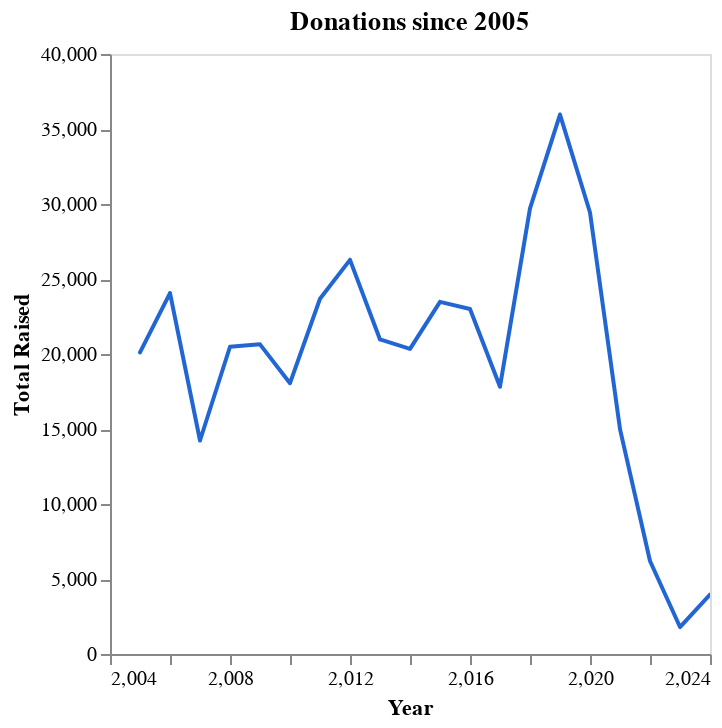

Here is the notebook cell this chart was saved with:
### Code cell
_dntk.DeepnoteChart(df_1, """{"layer":[{"layer":[{"mark":{"clip":true,"type":"trail","color":"#2266D3","tooltip":true},"encoding":{"x":{"axis":{"grid":false,"title":"Year"},"sort":null,"type":"quantitative","field":"year","scale":{"type":"linear","zero":false},"format":{"type":"default","decimals":null},"formatType":"numberFormatFromNumberType"},"y":{"axis":{"grid":false,"title":"Total Raised"},"sort":null,"type":"quantitative","field":"total_raised","scale":{"type":"linear","zero":false},"format":{"type":"default","decimals":null},"aggregate":"sum","formatType":"numberFormatFromNumberType"}}}]}],"title":"Donations since 2005","config":{"legend":{}},"$schema":"https://vega.github.io/schema/vega-lite/v5.json","encoding":{},"usermeta":{"tooltipDefaultMode":true}}""")

### Figure 1 — Vega-Lite specification as saved in the notebook (floating-point values rounded to 4 significant figures)
{"layer": [{"layer": [{"mark": {"clip": true, "type": "trail", "color": "#2266D3", "tooltip": true}, "encoding": {"x": {"axis": {"grid": false, "title": "Year"}, "sort": null, "type": "quantitative", "field": "year", "scale": {"type": "linear", "zero": false}, "format": {"type": "default", "decimals": null}, "formatType": "numberFormatFromNumberType"}, "y": {"axis": {"grid": false, "title": "Total Raised"}, "sort": null, "type": "quantitative", "field": "total_raised", "scale": {"type": "linear", "zero": false}, "format": {"type": "default", "decimals": null}, "aggregate": "sum", "formatType": "numberFormatFromNumberType"}}}]}], "title": "Donations since 2005", "config": {"legend": {}}, "$schema": "https://vega.github.io/schema/vega-lite/v5.json", "encoding": {}, "usermeta": {"tooltipDefaultMode": true}, "data": {"values": [{"year": 2024, "total_raised": 3964.0}, {"year": 2023, "total_raised": 1798.0}, {"year": 2022, "total_raised": 6202.0}, {"year": 2021, "total_raised": 15000.0}, {"year": 2020, "total_raised": 29440.0}, {"year": 2019, "total_raised": 35960.0}, {"year": 2018, "total_raised": 29710.0}, {"year": 2017, "total_raised": 17820.0}, {"year": 2016, "total_raised": 23000.0}, {"year": 2015, "total_raised": 23470.0}, {"year": 2014, "total_raised": 20340.0}, {"year": 2013, "total_raised": 20970.0}, {"year": 2012, "total_raised": 26280.0}, {"year": 2011, "total_raised": 23680.0}, {"year": 2010, "total_raised": 18060.0}, {"year": 2009, "total_raised": 20640.0}, {"year": 2008, "total_raised": 20480.0}, {"year": 2007, "total_raised": 14230.0}, {"year": 2006, "total_raised": 24060.0}, {"year": 2005, "total_raised": 20110.0}]}}
